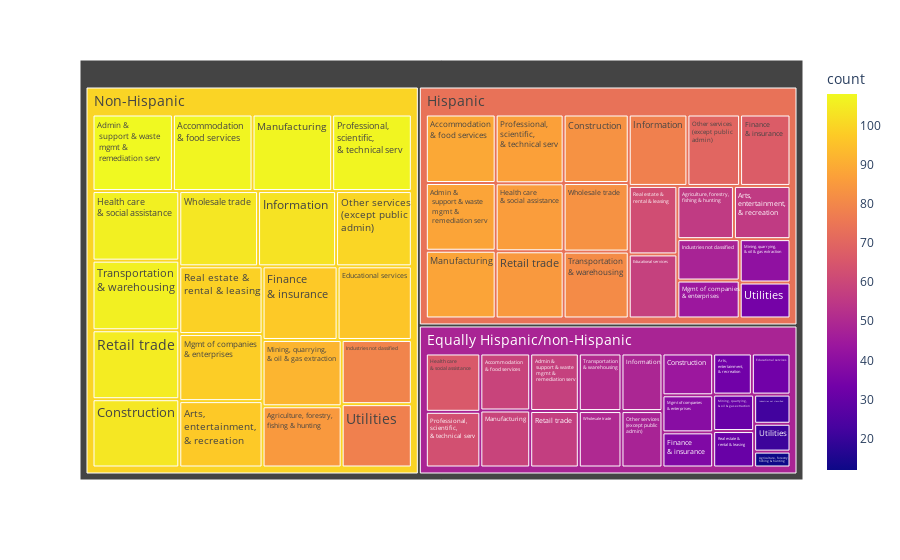

Notebook cell for this chart:
### Code cell
treemap_df = company_df_grouped_eth.groupby(['NAICS2017_LABEL','ETH_GROUP_LABEL']).size().reset_index(name='count') 
treemap_df = treemap_df.loc[~treemap_df["NAICS2017_LABEL"].str.contains('Total for all sectors')] 

treemap_df = treemap_df.replace('Administrative and support and waste management and remediation services','Admin &<br> support & waste<br> mgmt &<br> remediation serv')
treemap_df = treemap_df.replace('Professional, scientific, and technical services','Professional,<br>scientific,<br>& technical serv')
treemap_df = treemap_df.replace('Transportation and warehousing','Transportation<br>& warehousing')
treemap_df = treemap_df.replace('Accommodation and food services','Accommodation<br>& food services')
treemap_df = treemap_df.replace('Health care and social assistance','Health care<br>& social assistance')
treemap_df = treemap_df.replace('Real estate and rental and leasing','Real estate &<br>rental & leasing')
treemap_df = treemap_df.replace('Arts, entertainment, and recreation','Arts, <br>entertainment,<br>& recreation')
treemap_df = treemap_df.replace('Management of companies and enterprises','Mgmt of companies<br>& enterprises')
treemap_df = treemap_df.replace('Other services (except public administration)','Other services<br>(except public administration)')
treemap_df = treemap_df.replace('Mining, quarrying, and oil and gas extraction','Mining, quarrying,<br>& oil & gas extraction')
treemap_df = treemap_df.replace('Agriculture, forestry, fishing and hunting','Agriculture, forestry,<br>fishing & hunting')
treemap_df = treemap_df.replace('Other services<br>(except public administration)','Other services<br>(except public<br>admin)')
treemap_df = treemap_df.replace('Finance and insurance', 'Finance<br>& insurance')

fig = px.treemap(treemap_df, path=['ETH_GROUP_LABEL','NAICS2017_LABEL'],values='count', color = 'count')
fig.update_traces( textfont_size=14)
fig.show()

### Figure 1 — Plotly figure (JSON) as saved in the notebook; plotly's stock layout.template omitted (floating-point values rounded to 4 significant figures)
{"data": [{"branchvalues": "total", "customdata": [[59], [89], [107], [58], [88], [108], [12], [56], [85], [33], [56], [97], [44], [83], [104], [33], [58], [96], [37], [67], [97], [66], [86], [106], [22], [48], [79], [49], [78], [103], [59], [88], [107], [39], [44], [98], [31], [41], [92], [48], [70], [100], [63], [87], [107], [31], [62], [99], [57], [85], [105], [51], [81], [106], [21], [34], [78], [50], [83], [104], [48.32], [73.68], [99.7]], "domain": {"x": [0, 1], "y": [0, 1]}, "hovertemplate": "labels=%{label}<br>count_sum=%{value}<br>parent=%{parent}<br>id=%{id}<br>count=%{color}<extra></extra>", "ids": ["Equally Hispanic/non-Hispanic/Accommodation<br>& food services", "Hispanic/Accommodation<br>& food services", "Non-Hispanic/Accommodation<br>& food services", "Equally Hispanic/non-Hispanic/Admin &<br> support & waste<br> mgmt &<br> remediation serv", "Hispanic/Admin &<br> support & waste<br> mgmt &<br> remediation serv", "Non-Hispanic/Admin &<br> support & waste<br> mgmt &<br> remediation serv", "Equally Hispanic/non-Hispanic/Agriculture, forestry,<br>fishing & hunting", "Hispanic/Agriculture, forestry,<br>fishing & hunting", "Non-Hispanic/Agriculture, forestry,<br>fishing & hunting", "Equally Hispanic/non-Hispanic/Arts, <br>entertainment,<br>& recreation", "Hispanic/Arts, <br>entertainment,<br>& recreation", "Non-Hispanic/Arts, <br>entertainment,<br>& recreation", "Equally Hispanic/non-Hispanic/Construction", "Hispanic/Construction", "Non-Hispanic/Construction", "Equally Hispanic/non-Hispanic/Educational services", "Hispanic/Educational services", "Non-Hispanic/Educational services", "Equally Hispanic/non-Hispanic/Finance<br>& insurance", "Hispanic/Finance<br>& insurance", "Non-Hispanic/Finance<br>& insurance", "Equally Hispanic/non-Hispanic/Health care<br>& social assistance", "Hispanic/Health care<br>& social assistance", "Non-Hispanic/Health care<br>& social assistance", "Equally Hispanic/non-Hispanic/Industries not classified", "Hispanic/Industries not classified", "Non-Hispanic/Industries not classified", "Equally Hispanic/non-Hispanic/Information", "Hispanic/Information", "Non-Hispanic/Information", "Equally Hispanic/non-Hispanic/Manufacturing", "Hispanic/Manufacturing", "Non-Hispanic/Manufacturing", "Equally Hispanic/non-Hispanic/Mgmt of companies<br>& enterprises", "Hispanic/Mgmt of companies<br>& enterprises", "Non-Hispanic/Mgmt of companies<br>& enterprises", "Equally Hispanic/non-Hispanic/Mining, quarrying,<br>& oil & gas extraction", "Hispanic/Mining, quarrying,<br>& oil & gas extraction", "Non-Hispanic/Mining, quarrying,<br>& oil & gas extraction", "Equally Hispanic/non-Hispanic/Other services<br>(except public<br>admin)", "Hispanic/Other services<br>(except public<br>admin)", "Non-Hispanic/Other services<br>(except public<br>admin)", "Equally Hispanic/non-Hispanic/Professional,<br>scientific,<br>& technical serv", "Hispanic/Professional,<br>scientific,<br>& technical serv", "Non-Hispanic/Professional,<br>scientific,<br>& technical serv", "Equally Hispanic/non-Hispanic/Real estate &<br>rental & leasing", "Hispanic/Real estate &<br>rental & leasing", "Non-Hispanic/Real estate &<br>rental & leasing", "Equally Hispanic/non-Hispanic/Retail trade", "Hispanic/Retail trade", "Non-Hispanic/Retail trade", "Equally Hispanic/non-Hispanic/Transportation<br>& warehousing", "Hispanic/Transportation<br>& warehousing", "Non-Hispanic/Transportation<br>& warehousing", "Equally Hispanic/non-Hispanic/Utilities", "Hispanic/Utilities", "Non-Hispanic/Utilities", "Equally Hispanic/non-Hispanic/Wholesale trade", "Hispanic/Wholesale trade", "Non-Hispanic/Wholesale trade", "Equally Hispanic/non-Hispanic", "Hispanic", "Non-Hispanic"], "labels": ["Accommodation<br>& food services", "Accommodation<br>& food services", "Accommodation<br>& food services", "Admin &<br> support & waste<br> mgmt &<br> remediation serv", "Admin &<br> support & waste<br> mgmt &<br> remediation serv", "Admin &<br> support & waste<br> mgmt &<br> remediation serv", "Agriculture, forestry,<br>fishing & hunting", "Agriculture, forestry,<br>fishing & hunting", "Agriculture, forestry,<br>fishing & hunting", "Arts, <br>entertainment,<br>& recreation", "Arts, <br>entertainment,<br>& recreation", "Arts, <br>entertainment,<br>& recreation", "Construction", "Construction", "Construction", "Educational services", "Educational services", "Educational services", "Finance<br>& insurance", "Finance<br>& insurance", "Finance<br>& insurance", "Health care<br>& social assistance", "Health care<br>& social assistance", "Health care<br>& social assistance", "Industries not classified", "Industries not classified", "Industries not classified", "Information", "Information", "Information", "Manufacturing", "Manufacturing", "Manufacturing", "Mgmt of companies<br>& enterprises", "Mgmt of companies<br>& enterprises", "Mgmt of companies<br>& enterprises", "Mining, quarrying,<br>& oil & gas extraction", "Mining, quarrying,<br>& oil & gas extraction", "Mining, quarrying,<br>& oil & gas extraction", "Other services<br>(except public<br>admin)", "Other services<br>(except public<br>admin)", "Other services<br>(except public<br>admin)", "Professional,<br>scientific,<br>& technical serv", "Professional,<br>scientific,<br>& technical serv", "Professional,<br>scientific,<br>& technical serv", "Real estate &<br>rental & leasing", "Real estate &<br>rental & leasing", "Real estate &<br>rental & leasing", "Retail trade", "Retail trade", "Retail trade", "Transportation<br>& warehousing", "Transportation<br>& warehousing", "Transportation<br>& warehousing", "Utilities", "Utilities", "Utilities", "Wholesale trade", "Wholesale trade", "Wholesale trade", "Equally Hispanic/non-Hispanic", "Hispanic", "Non-Hispanic"], "marker": {"coloraxis": "coloraxis", "colors": [59, 89, 107, 58, 88, 108, 12, 56, 85, 33, 56, 97, 44, 83, 104, 33, 58, 96, 37, 67, 97, 66, 86, 106, 22, 48, 79, 49, 78, 103, 59, 88, 107, 39, 44, 98, 31, 41, 92, 48, 70, 100, 63, 87, 107, 31, 62, 99, 57, 85, 105, 51, 81, 106, 21, 34, 78, 50, 83, 104, 48.32, 73.68, 99.7]}, "name": "", "parents": ["Equally Hispanic/non-Hispanic", "Hispanic", "Non-Hispanic", "Equally Hispanic/non-Hispanic", "Hispanic", "Non-Hispanic", "Equally Hispanic/non-Hispanic", "Hispanic", "Non-Hispanic", "Equally Hispanic/non-Hispanic", "Hispanic", "Non-Hispanic", "Equally Hispanic/non-Hispanic", "Hispanic", "Non-Hispanic", "Equally Hispanic/non-Hispanic", "Hispanic", "Non-Hispanic", "Equally Hispanic/non-Hispanic", "Hispanic", "Non-Hispanic", "Equally Hispanic/non-Hispanic", "Hispanic", "Non-Hispanic", "Equally Hispanic/non-Hispanic", "Hispanic", "Non-Hispanic", "Equally Hispanic/non-Hispanic", "Hispanic", "Non-Hispanic", "Equally Hispanic/non-Hispanic", "Hispanic", "Non-Hispanic", "Equally Hispanic/non-Hispanic", "Hispanic", "Non-Hispanic", "Equally Hispanic/non-Hispanic", "Hispanic", "Non-Hispanic", "Equally Hispanic/non-Hispanic", "Hispanic", "Non-Hispanic", "Equally Hispanic/non-Hispanic", "Hispanic", "Non-Hispanic", "Equally Hispanic/non-Hispanic", "Hispanic", "Non-Hispanic", "Equally Hispanic/non-Hispanic", "Hispanic", "Non-Hispanic", "Equally Hispanic/non-Hispanic", "Hispanic", "Non-Hispanic", "Equally Hispanic/non-Hispanic", "Hispanic", "Non-Hispanic", "Equally Hispanic/non-Hispanic", "Hispanic", "Non-Hispanic", "", "", ""], "textfont": {"size": 14}, "type": "treemap", "values": [59, 89, 107, 58, 88, 108, 12, 56, 85, 33, 56, 97, 44, 83, 104, 33, 58, 96, 37, 67, 97, 66, 86, 106, 22, 48, 79, 49, 78, 103, 59, 88, 107, 39, 44, 98, 31, 41, 92, 48, 70, 100, 63, 87, 107, 31, 62, 99, 57, 85, 105, 51, 81, 106, 21, 34, 78, 50, 83, 104, 863, 1384, 1978]}], "layout": {"coloraxis": {"colorbar": {"title": {"text": "count"}}, "colorscale": [[0, "#0d0887"], [0.1111, "#46039f"], [0.2222, "#7201a8"], [0.3333, "#9c179e"], [0.4444, "#bd3786"], [0.5556, "#d8576b"], [0.6667, "#ed7953"], [0.7778, "#fb9f3a"], [0.8889, "#fdca26"], [1, "#f0f921"]]}, "legend": {"tracegroupgap": 0}, "margin": {"t": 60}}}
